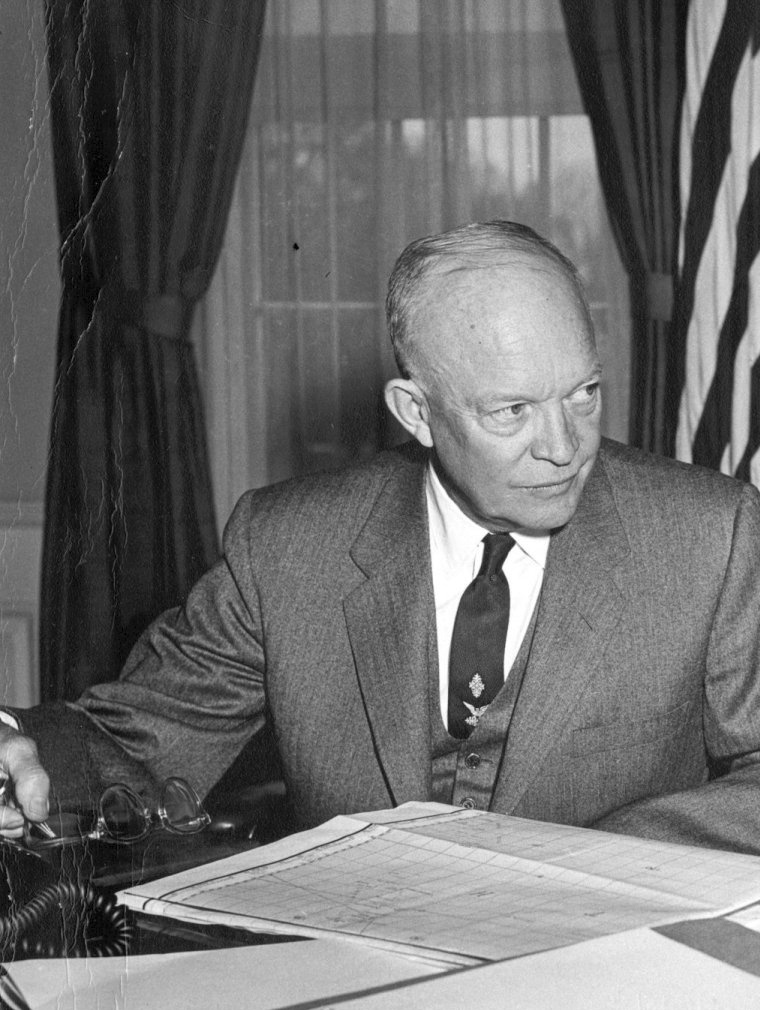
#> input picture learning-videos/shorts-experiments/sp-07-suez-crisis-1956/assets/test_ike_strauss_crop.jpg, 760 x 1010 px, found by its file name
$ python create_eisenhower_master_plate.py
#> lines starting #> are read from the running program, lines starting #| are printed output that depends on the picture
import os
import cv2
import numpy as np
from PIL import Image, ImageDraw, ImageFont, ImageFilter

RAW_DIR = "D:/PERSONAL PROJECT/IR-study-companion/learning-videos/shorts-experiments/sp-07-suez-crisis-1956/raw_assets"
ASSET_DIR = "D:/PERSONAL PROJECT/IR-study-companion/learning-videos/shorts-experiments/sp-07-suez-crisis-1956/assets"

def apply_90s_sticker_fx(rgba_img, outline_width=14, shadow_offset=(14, 14)):
    pad = outline_width * 2 + 36
    w, h = rgba_img.size
    new_w = w + pad * 2
    new_h = h + pad * 2

    alpha = rgba_img.split()[3]

    # 1. Dilation stroke mask
    stroke_mask = Image.new("L", (new_w, new_h), 0)
    for dx in range(-outline_width, outline_width + 1):
        for dy in range(-outline_width, outline_width + 1):
            if dx*dx + dy*dy <= outline_width * outline_width:
                stroke_mask.paste(alpha, (pad + dx, pad + dy), alpha)

    # 2. Hard 0-blur Drop Shadow (135 deg)
    shadow_img = Image.new("RGBA", (new_w, new_h), (0, 0, 0, 0))
    shadow_fill = Image.new("RGBA", (new_w, new_h), (0, 0, 0, 255))
    shadow_img.paste(shadow_fill, shadow_offset, stroke_mask)

    # 3. Solid White Outline
    stroke_img = Image.new("RGBA", (new_w, new_h), (255, 255, 255, 255))

    # 4. Composite
    comp = Image.new("RGBA", (new_w, new_h), (0, 0, 0, 0))
    comp.alpha_composite(shadow_img)
    comp.paste(stroke_img, (0, 0), stroke_mask)
    comp.paste(rgba_img, (pad, pad), rgba_img)
    return comp

print("Creating Master Archival Plate: Eisenhower Oval Office Desk (1956)...")
# Load the cropped Eisenhower at desk
ike_crop = cv2.imread(os.path.join(ASSET_DIR, "test_ike_strauss_crop.jpg"))
#> ike_crop is the input picture: shape (1010, 760, 3); min 0, max 255, mean 107.5
# Resize photo to fit inside plate: 800 x 480
ike_photo = cv2.resize(ike_crop, (800, 480), interpolation=cv2.INTER_LANCZOS4)
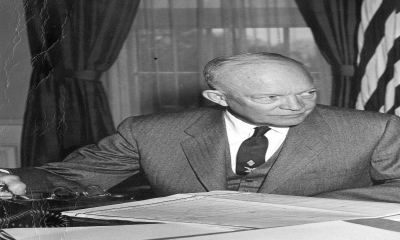
#> ike_photo: shape (480, 800, 3) (shown at 1/2 size); min 0, max 255, mean 107.5
ike_photo_pil = Image.fromarray(cv2.cvtColor(ike_photo, cv2.COLOR_BGR2RGBA))

pw, ph = 850, 610
plate = Image.new("RGBA", (pw, ph), (0, 0, 0, 0))
#> plate: PIL image 850x610 RGBA; every value is 0
draw = ImageDraw.Draw(plate)

# 1. Aged Parchment Dossier Card
draw.rounded_rectangle([0, 0, pw, ph], radius=16, fill=(244, 240, 228, 255))

# 2. Paste Archival Photo
plate.paste(ike_photo_pil, (25, 25))
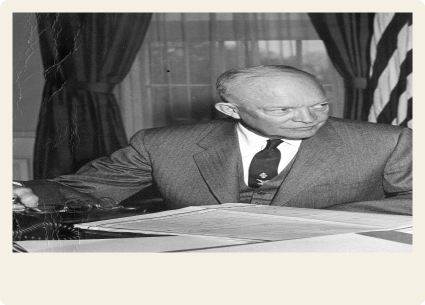
#> plate: PIL image 850x610 RGBA (shown at 1/2 size); mean R, G, B, A 142.8, 141.8, 138.7, 254.9; transparent parts drawn white
draw.rectangle([25, 25, 825, 505], outline=(30, 35, 45, 220), width=3)

# 3. Top-Left Red Classification Badge on photo
draw.rounded_rectangle([38, 38, 380, 84], radius=8, fill=(185, 28, 28, 240))
try:
    font_badge = ImageFont.truetype("C:/Windows/Fonts/courbd.ttf", 24)
    font_cap = ImageFont.truetype("C:/Windows/Fonts/arialbd.ttf", 26)
    font_sub = ImageFont.truetype("C:/Windows/Fonts/arial.ttf", 20)
except:
    font_badge = font_cap = font_sub = ImageFont.load_default()

draw.text((50, 48), "TOP SECRET // WHITE HOUSE", font=font_badge, fill=(255, 255, 255, 255))

# 4. Lower Dossier Typography
draw.rectangle([25, 520, 825, 595], fill=(15, 20, 30, 255))
draw.text((45, 532), "PRESIDENT DWIGHT D. EISENHOWER", font=font_cap, fill=(255, 255, 255, 255))
draw.text((45, 564), "OVAL OFFICE EXECUTIVE DIRECTIVE // NOV 1956", font=font_sub, fill=(210, 180, 90, 255))

# 5. Apply @90secondslab 14px white outline + 0-blur hard shadow
sticker = apply_90s_sticker_fx(plate, outline_width=14, shadow_offset=(14, 14))
#> in apply_90s_sticker_fx, `alpha = rgba_img.split()[3]`:
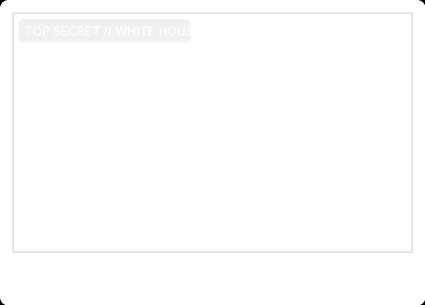
#> alpha: PIL image 850x610 L (shown at 1/2 size); min 0, max 255, mean 254
#> after the loop in apply_90s_sticker_fx, `for dx in range(-outline_width, outline_width + 1):`:
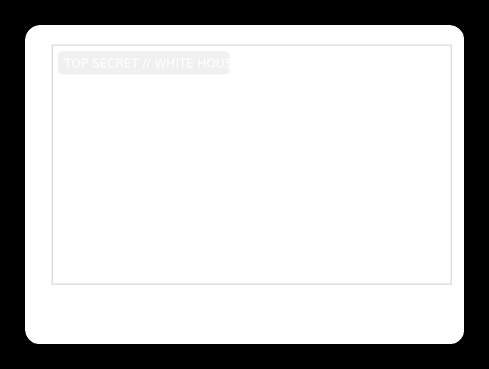
#> stroke_mask: PIL image 978x738 L (shown at 1/2 size); min 0, max 255, mean 197
#> in apply_90s_sticker_fx, `shadow_img.paste(shadow_fill, shadow_offset, stroke_mask)`:
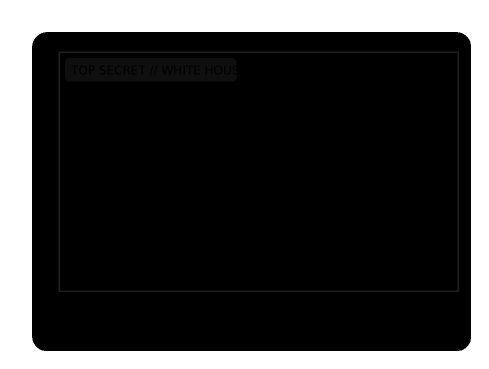
#> shadow_img: PIL image 978x738 RGBA (shown at 1/2 size); mean R, G, B, A 0, 0, 0, 197; transparent parts drawn white
#> in apply_90s_sticker_fx, `comp.paste(rgba_img, (pad, pad), rgba_img)`:
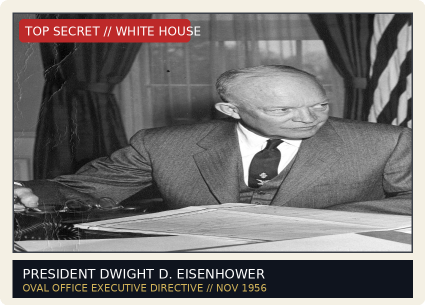
#> rgba_img: PIL image 850x610 RGBA (shown at 1/2 size); mean R, G, B, A 120.5, 116.1, 115.3, 254; transparent parts drawn white
#> in apply_90s_sticker_fx, `comp.paste(rgba_img, (pad, pad), rgba_img)`:
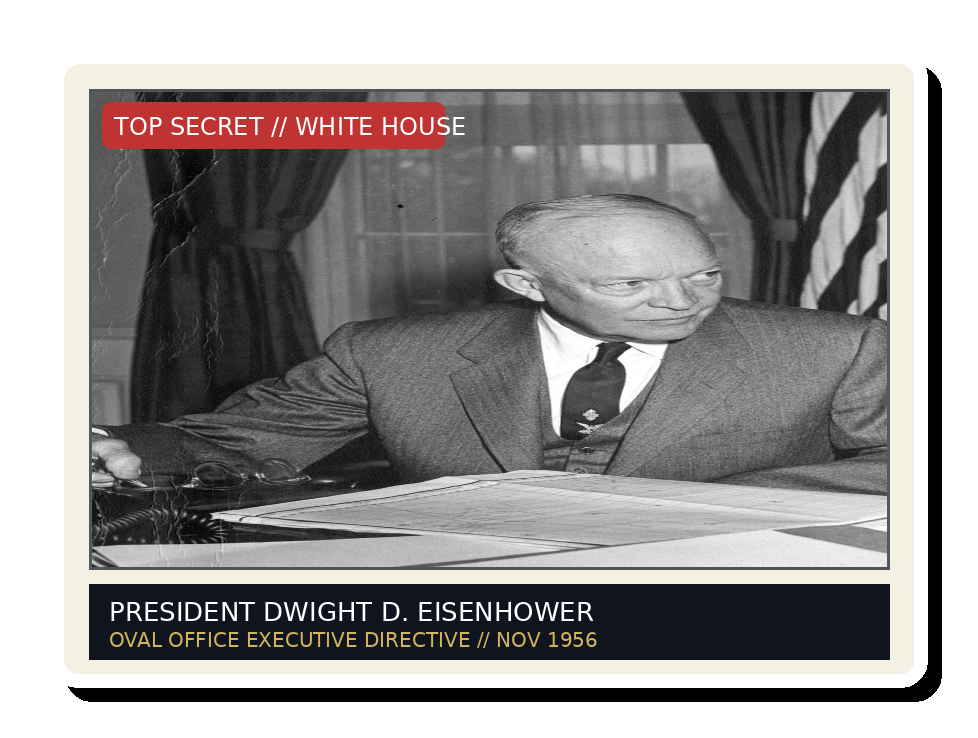
#> comp: PIL image 978x738 RGBA; mean R, G, B, A 101.5, 98.5, 97.9, 204.4; transparent parts drawn white
sticker.save(os.path.join(ASSET_DIR, "sticker_eisenhower_plate.png"))
# Overwrite sticker_eisenhower.png
sticker.save(os.path.join(ASSET_DIR, "sticker_eisenhower.png"))
print("Saved Master Archival Eisenhower Plate:", sticker.size)
#| Saved Master Archival Eisenhower Plate: (978, 738)

$ run again, with learning-videos/shorts-experiments/sp-07-suez-crisis-1956/assets/test_head_181_909.jpg copied over learning-videos/shorts-experiments/sp-07-suez-crisis-1956/assets/test_ike_strauss_crop.jpg
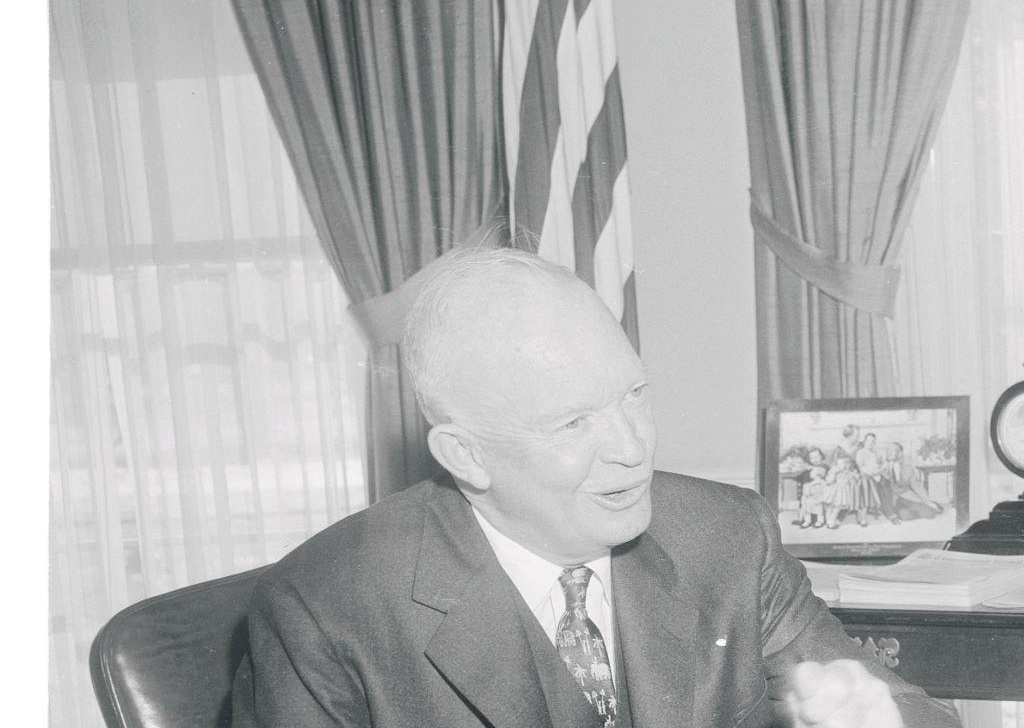
#> input picture learning-videos/shorts-experiments/sp-07-suez-crisis-1956/assets/test_head_181_909.jpg, 1024 x 728 px, found by its file name
#> ike_crop is the input picture: shape (728, 1024, 3); mean B, G, R 180.9, 181, 180.2
#> stroke_img: PIL image 978x738 RGBA; every value is 255
#> in apply_90s_sticker_fx, `comp.paste(rgba_img, (pad, pad), rgba_img)`:
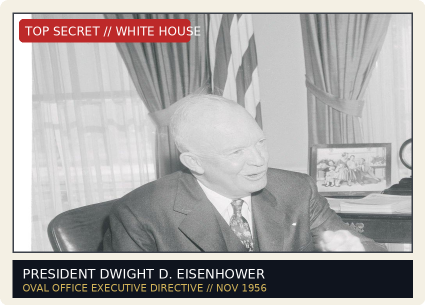
#> rgba_img: PIL image 850x610 RGBA (shown at 1/2 size); mean R, G, B, A 170.5, 166.6, 165.7, 254; transparent parts drawn white
#> in apply_90s_sticker_fx, `comp.paste(rgba_img, (pad, pad), rgba_img)`:
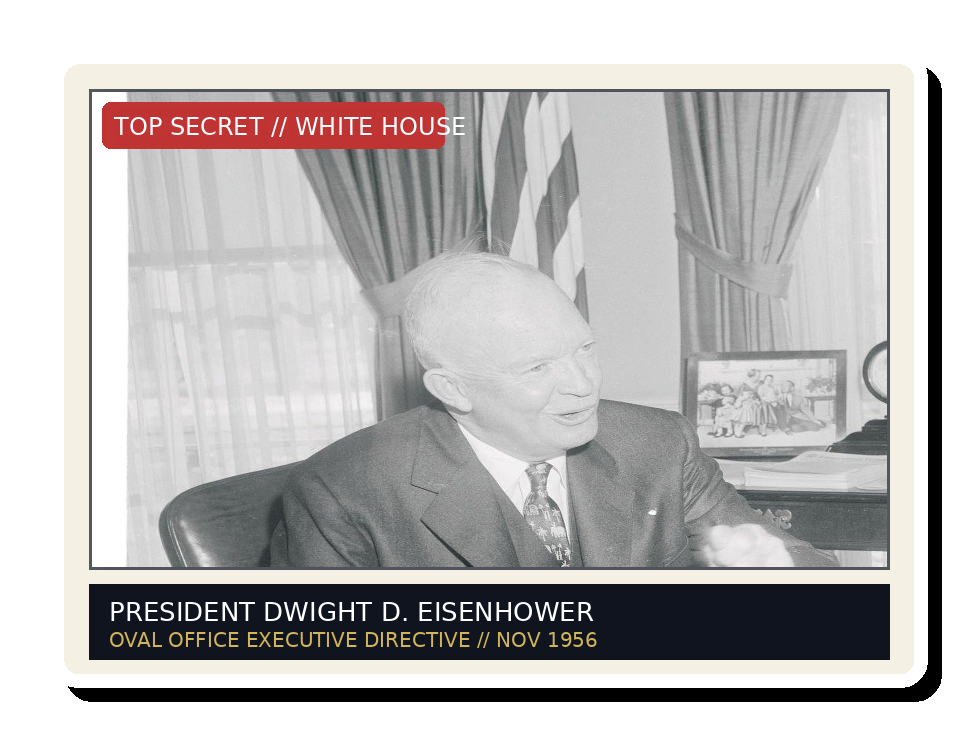
#> comp: PIL image 978x738 RGBA; mean R, G, B, A 137.4, 134.7, 134.1, 204.4; transparent parts drawn white
#| Saved Master Archival Eisenhower Plate: (978, 738)

$ run again, with learning-videos/shorts-experiments/sp-07-suez-crisis-1956/assets/test_head_363_1091.jpg copied over learning-videos/shorts-experiments/sp-07-suez-crisis-1956/assets/test_ike_strauss_crop.jpg
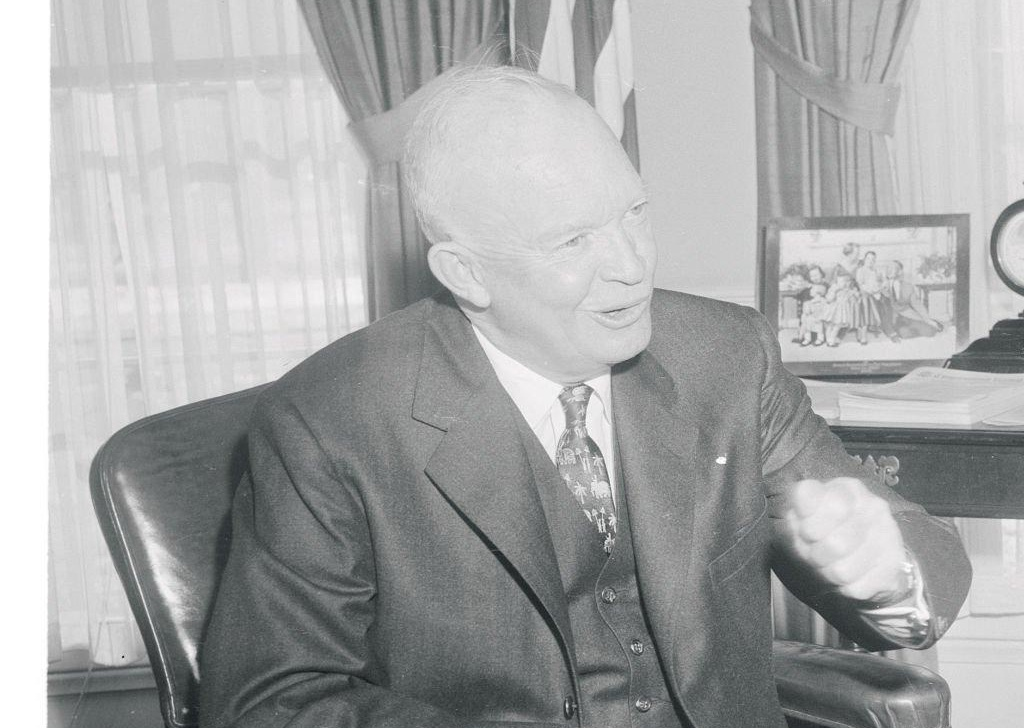
#> input picture learning-videos/shorts-experiments/sp-07-suez-crisis-1956/assets/test_head_363_1091.jpg, 1024 x 728 px, found by its file name
#> ike_crop is the input picture: shape (728, 1024, 3); mean B, G, R 168.7, 168.6, 167.3
#> stroke_img: PIL image 978x738 RGBA; every value is 255
#> in apply_90s_sticker_fx, `comp.paste(rgba_img, (pad, pad), rgba_img)`:
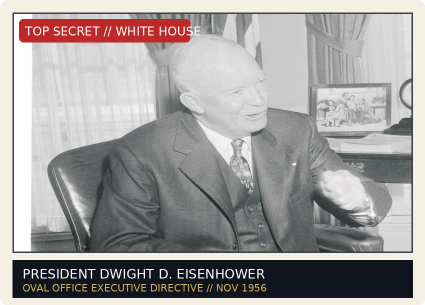
#> rgba_img: PIL image 850x610 RGBA (shown at 1/2 size); mean R, G, B, A 160.1, 156.7, 155.9, 254; transparent parts drawn white
#> in apply_90s_sticker_fx, `comp.paste(rgba_img, (pad, pad), rgba_img)`:
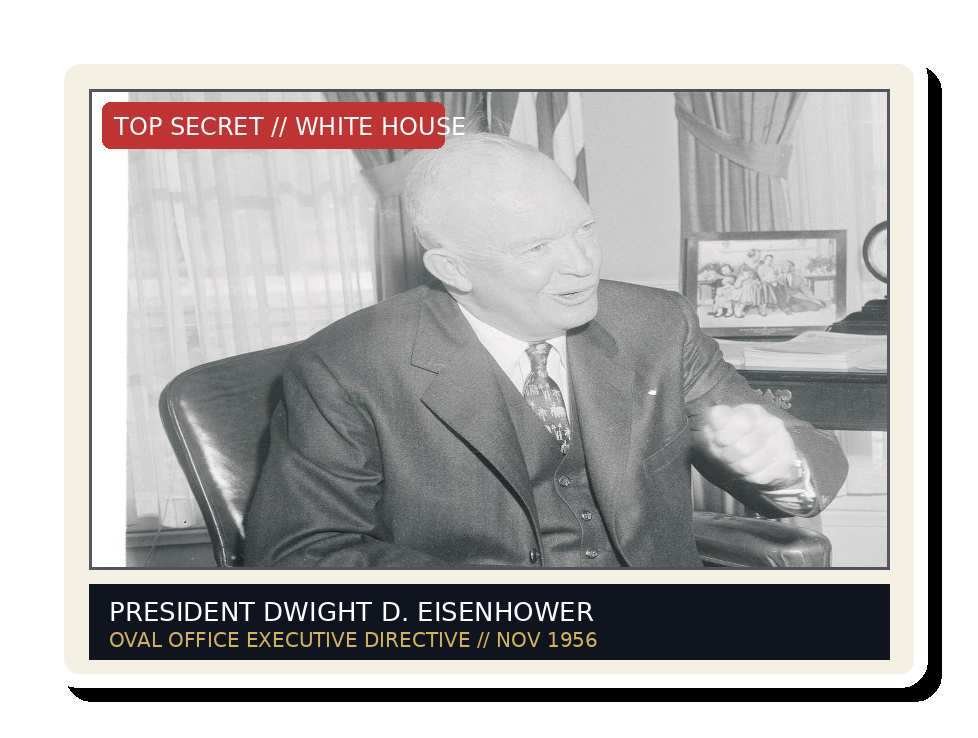
#> comp: PIL image 978x738 RGBA; mean R, G, B, A 129.9, 127.6, 127, 204.4; transparent parts drawn white
#| Saved Master Archival Eisenhower Plate: (978, 738)
